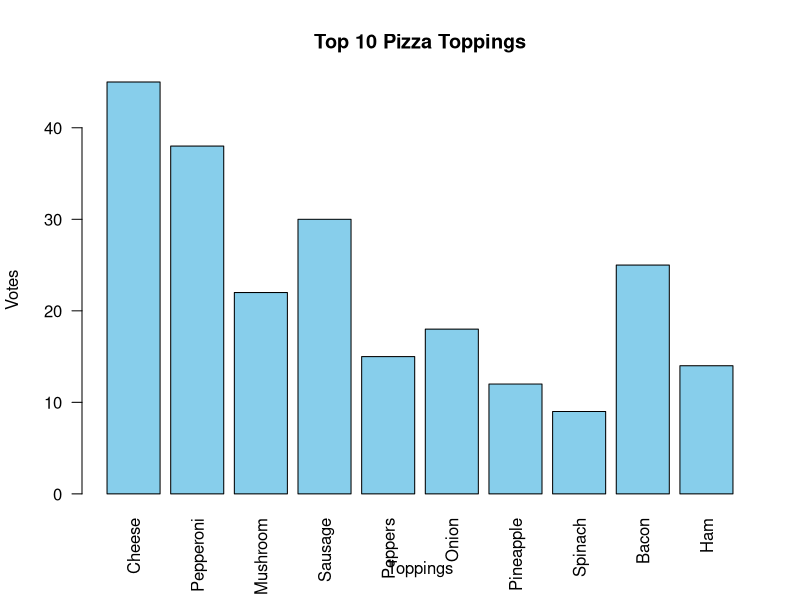

Here is the R script that generated this plot:
# Check current working directory
getwd()

# Set your folder path (change path as per your system)
setwd("C:/Users/zahra/OneDrive/Documents/6007.r")

# Create vector of pizza toppings
toppings <- c("Cheese", "Pepperoni", "Mushroom", "Sausage", "Peppers",
              "Onion", "Pineapple", "Spinach", "Bacon", "Ham")

# Create vector of votes
votes <- c(45, 38, 22, 30, 15, 18, 12, 9, 25, 14)

# Combine into a data frame
pizza_data <- data.frame(Toppings = toppings, Votes = votes)

# Display data
print(pizza_data)

# Create bar chart
barplot(pizza_data$Votes,
        names.arg = pizza_data$Toppings,
        col = "skyblue",
        main = "Top 10 Pizza Toppings",
        xlab = "Toppings",
        ylab = "Votes",
        border = "black",
        las = 2)   # Rotate labels vertically
